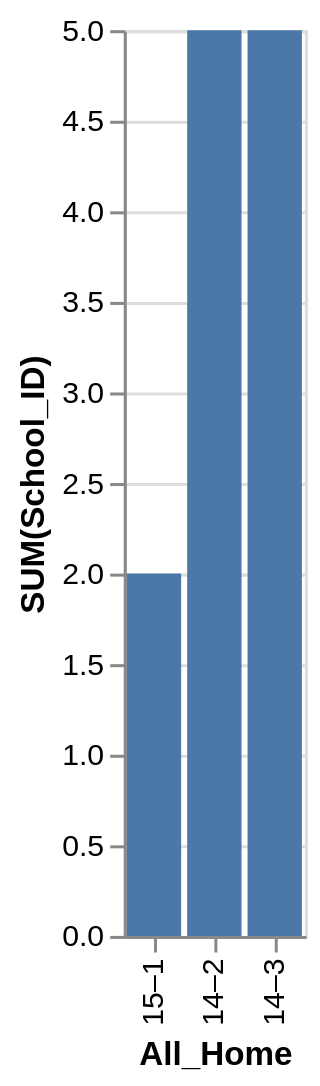

Vega-Lite specification for this chart:
### Vega-Lite specification from a JSON file in a GitHub repository (floating-point values rounded to 4 significant figures)
{"data": {"values": [{"x_data": "15–1", "y_data": 2}, {"x_data": "14–2", "y_data": 5}, {"x_data": "14–3", "y_data": 5}]}, "mark": "bar", "encoding": {"x": {"field": "x_data", "type": "nominal", "title": "All_Home", "sort": {"op": "sum", "field": "y_data", "order": "ascending"}}, "y": {"field": "y_data", "type": "quantitative", "title": "SUM(School_ID)"}}}
